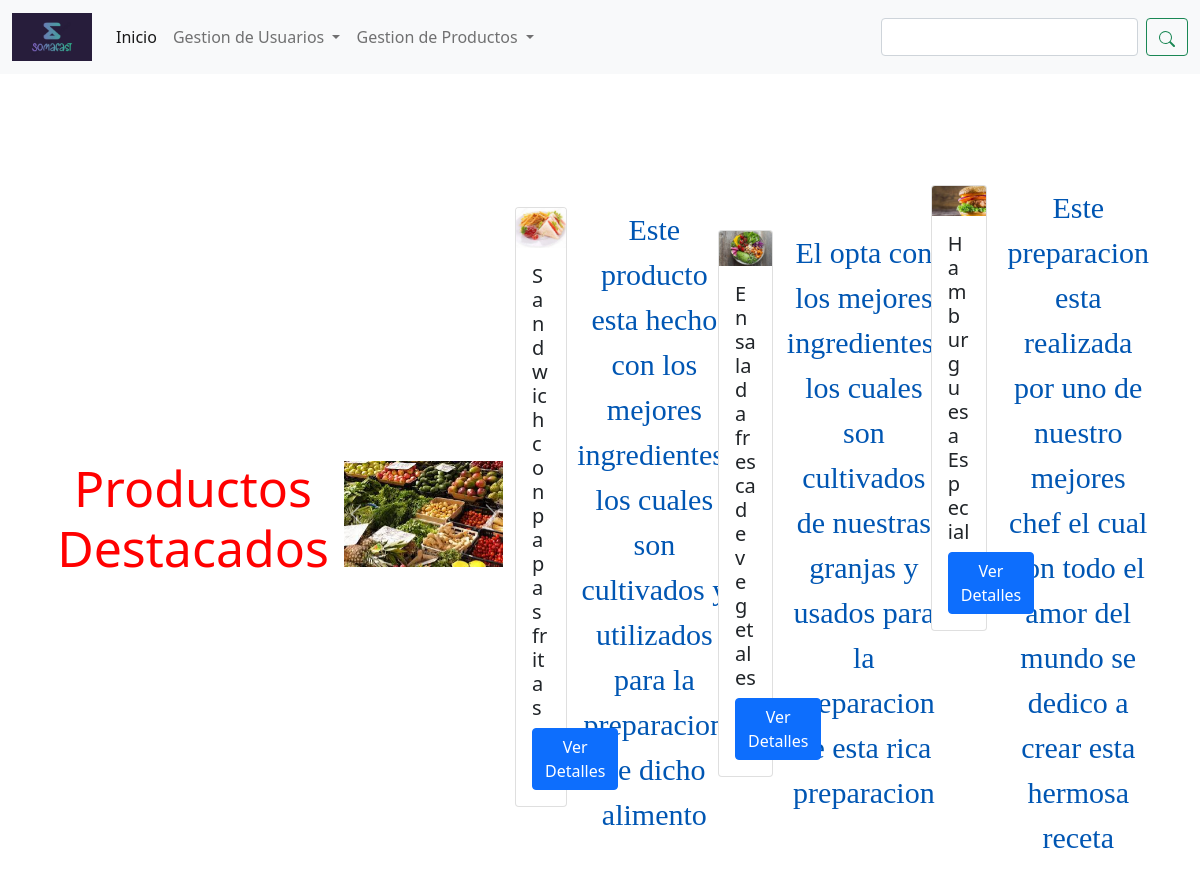
The app's page /view/categorias/ali.php (signed in) with its own data.
### tables this page shows
CREATE TABLE `products` (
  `Id` int(100) NOT NULL,
  `Name` varchar(100) NOT NULL,
  `Description` text NOT NULL,
  `Images` varchar(100) NOT NULL,
  `description_detailed` text NOT NULL,
  `category` int(11) NOT NULL,
  `due_date` date NOT NULL
);

### view/categorias/ali.php (the view, shortened to what this page needs)
<?php
require('../../config/config.php');
$categoryID = 2;
$sql = "SELECT Id, Name, Description, Images, description_detailed FROM products WHERE Category = $categoryID";
$result = $conn->query($sql);
$products = array();
if ($result->num_rows > 0) {
    while ($row = $result->fetch_assoc()) {
        $products[] = $row;
    }
}
?>
<!DOCTYPE html>
<html>
<head>
  <link rel="stylesheet" href="styles.css">
  <?php include('../assets/css/css.php'); ?>
</head>
<body>
  <?php include('../assets/view/header.php'); ?>
  <div class="container mt-5">
    <h2 class="text-center" style="font-size:50px; color:red;">Productos Destacados</h2>
        <div class="d-flex justify-content-center">
    <div id="myCarousel" class="carousel slide mb-3" data-bs-ride="carousel" style="max-width: 600px; ">
  <div class="carousel-inner">
    <div class="carousel-item active">
      <img src="../../assets/icons/img_products/mer.jpeg" class="d-block w-100" alt="Alimento 1">
    </div>
  </div>
  <button class="carousel-control-prev" type="button" data-bs-target="#myCarousel" data-bs-slide="prev">
    <span class="carousel-control-prev-icon" aria-hidden="true"></span>
  </button>
  <button class="carousel-control-next" type="button" data-bs-target="#myCarousel" data-bs-slide="next">
    <span class="carousel-control-next-icon" aria-hidden="true"></span>
  </button>
</div>
    </div>
    <div class="container">
      <?php
      foreach ($products as $product) {
          echo '<div class="row mt-3">';
          echo '  <div class="col-md-4 mb-4">';
          echo '    <div class="card">';
          echo '      <img src="' . $product["Images"] . '" class="card-img-top" alt="' . $product["Name"] . '">';
          echo '      <div class="card-body">';
          echo '        <h5 class="card-title">' . $product["Name"] . '</h5>';
          echo '        <a href="#" class="btn btn-primary" data-bs-toggle="modal" data-bs-target="#modalProducto' . $product["Id"] . '">Ver Detalles</a>';
          echo '      </div>';
          echo '    </div>';
          echo '  </div>';
          echo '  <div class="col-md-8">';
          echo '    <p>' . $product["Description"] . '</p>';
          echo '  </div>';
          echo '</div>';
      }
      ?>
    </div>
  </div>
</body>
</html>

### view/assets/css/css.php (shortened to what this page needs)
<link href="https://cdn.jsdelivr.net/npm/bootstrap@5.0.2/dist/css/bootstrap.min.css" rel="stylesheet">

### view/assets/view/header.php (shortened to what this page needs)
<link href="https://cdn.jsdelivr.net/npm/bootstrap@5.0.2/dist/css/bootstrap.min.css" rel="stylesheet">
<nav class="navbar navbar-expand-lg navbar-light bg-light">
  <div class="container-fluid">
  <a class="navbar-brand" href="./../../view/home/home.php">
      <img src="../../assets/icons/logo.png" width="80" class="img-fluid" />
    </a>
    <div class="collapse navbar-collapse" id="navbarSupportedContent">
      <ul class="navbar-nav me-auto mb-2 mb-lg-0">
        <li class="nav-item">
        <a class="nav-link active" aria-current="page" href="./../../view/home/home.php">Inicio</a>
        </li>
        <li class="nav-item dropdown">
          <a class="nav-link dropdown-toggle" href="#" id="navbarDropdown" role="button" data-bs-toggle="dropdown" aria-expanded="false">
            Gestion de Usuarios
          </a>
        </li>
        <li class="nav-item dropdown">
          <a class="nav-link dropdown-toggle" href="#" id="navbarDropdown" role="button" data-bs-toggle="dropdown" aria-expanded="false">
            Gestion de Productos
          </a>
        </li>
      </ul>
      <form class="d-flex" role="search">
        <input class="form-control me-2" type="search" aria-label="Search" ">
        <button class="btn btn-outline-success" type="submit"></button>
      </form>
    </div>
  </div>
</nav>

### assets/css/styles.css (style rules this page uses)
body { background-color: #f5f5f5; font-family: Arial, sans-serif; }
.container { height: 100vh; display: flex; justify-content: center; align-items: center; }

### view/assets/css/css.php (style rules this page uses)
html, body { height: 100%; margin: 0; padding: 0; }
.navbar-nav .nav-link { text-decoration: none !important; color: inherit; }
.btn-primary { background-color: #007bff; border-color: #007bff; }
p { text-align: center; display: flex; justify-content: center; font-family: cursive; font-size: 30px; color: #0056b3; }

### records on screen
products: Images (picture), Name "Sandwich con papas fritas", Description "Este producto esta hecho con los mejores ingredientes, los cuales son cultivados y utilizados para la preparacion de dicho alimento"
products: Images (picture), Name "Ensalada fresca de vegetales", Description "El opta con los mejores ingredientes, los cuales son cultivados de nuestras granjas y usados para la preparacion de esta rica preparacion"
products: Images (picture), Name "Hamburguesa Especial", Description "Este preparacion esta realizada por uno de nuestro mejores chef el cual con todo el amor del mundo se dedico a crear esta hermosa receta"
